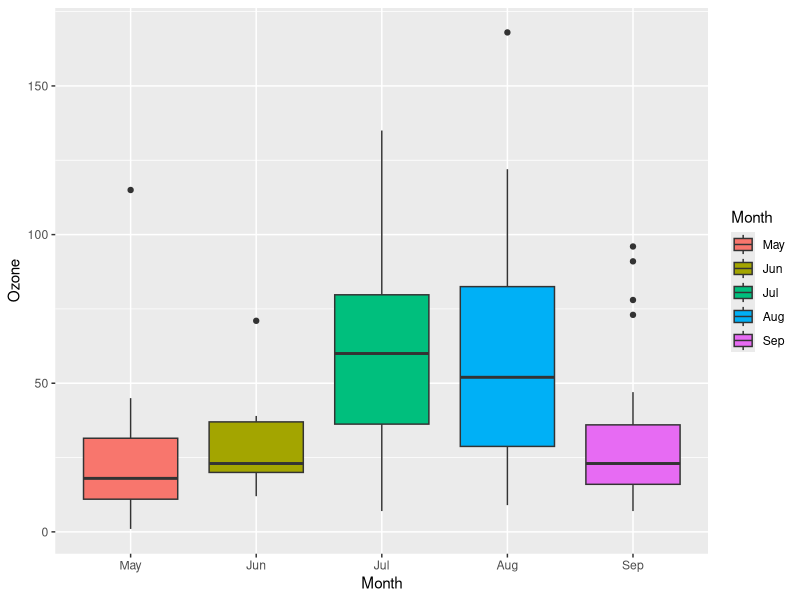
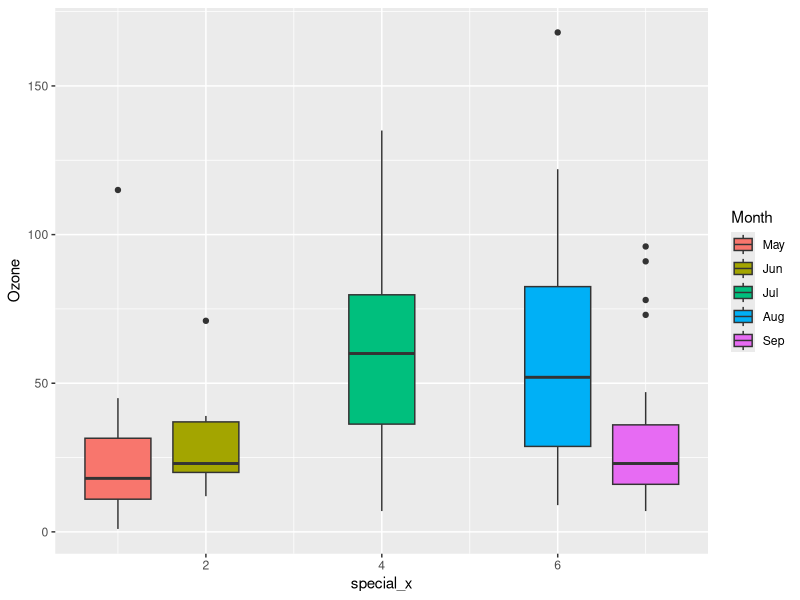
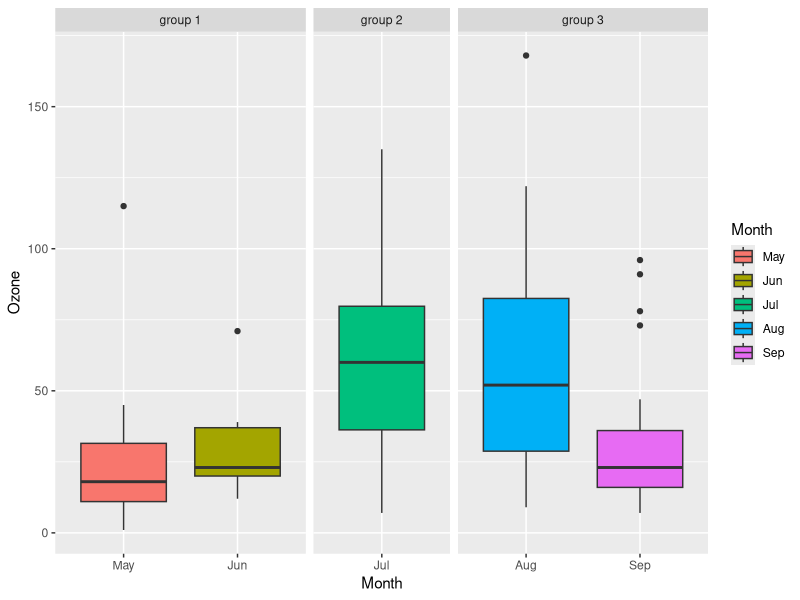
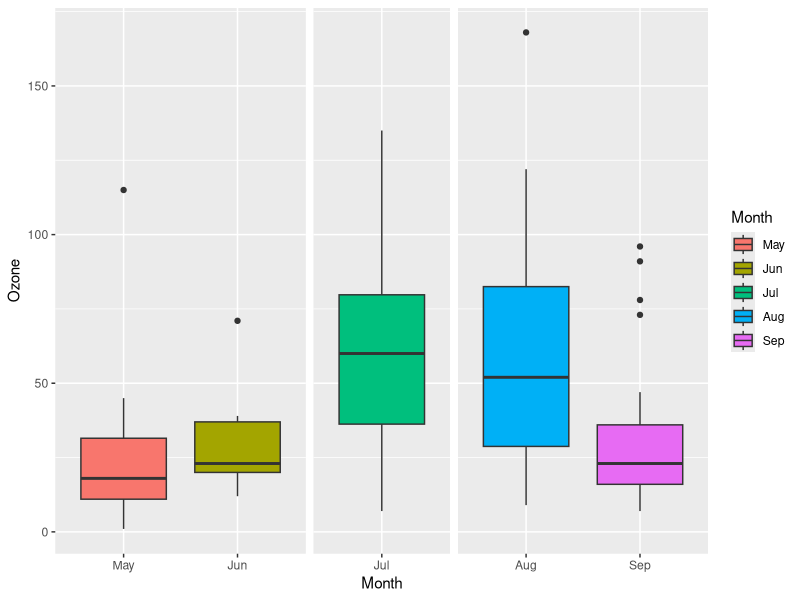

Here is the R script that generated these plots, in order:
# Objective: group ggplot2 boxplots into heterogenous groups (not the usual grouping of boxplots)?
# reference: https://stackoverflow.com/questions/56104383/how-to-group-ggplot2-boxplots-into-heterogenous-groups-not-the-usual-grouping-o

# minimal reprex
rm(list = ls())
library(datasets)
library(ggplot2)
library(dplyr)
data(airquality)
airquality$Month <- factor(airquality$Month,
                           labels = c("May", "Jun", "Jul", "Aug", "Sep"))

plot <- ggplot(airquality, aes(x = Month, y = Ozone, fill = Month)) +
  geom_boxplot()
plot

# Requirement: To have a gap between June and July as well as July and August

# Solution # 1
# This might be cheating but I'm not quite sure how much you care about the labeling on your x axis
special_x <- case_when(airquality$Month == "May" ~ 1,
                       airquality$Month == "Jun" ~ 2,
                       airquality$Month == "Jul" ~ 4,
                       airquality$Month == "Aug" ~ 6,
                       airquality$Month == "Sep" ~ 7)

airquality$special_x <- special_x

ggplot(airquality, aes(x = special_x, y = Ozone, fill = Month)) +
  geom_boxplot()

# Solution # 2
# create a variable that groups your x variable—the method depends on your data, but forcats::fct_collapse is one easy way to do this. Then use that to facet the plots. With facet_grid, you can set a free x-scale and free spacing, so that the panels are sized based on how many boxplots they each have.
airquality$Month <- factor(airquality$Month,
                           labels = c("May", "Jun", "Jul", "Aug", "Sep"))

air_groups <- airquality %>%
  mutate(group = forcats::fct_collapse(Month, 
                                       "group 1" = c("May", "Jun"),
                                       "group 2" = c("Jul"),
                                       "group 3" = c("Aug", "Sep")))
ggplot(air_groups, aes(x = Month, y = Ozone, fill = Month)) +
  geom_boxplot() +
  facet_grid(cols = vars(group), scales = "free_x", space = "free")

# remove the facet labels.
ggplot(air_groups, aes(x = Month, y = Ozone, fill = Month)) +
  geom_boxplot() +
  facet_grid(cols = vars(group), scales = "free_x", space = "free") +
  theme(strip.text = element_blank())
